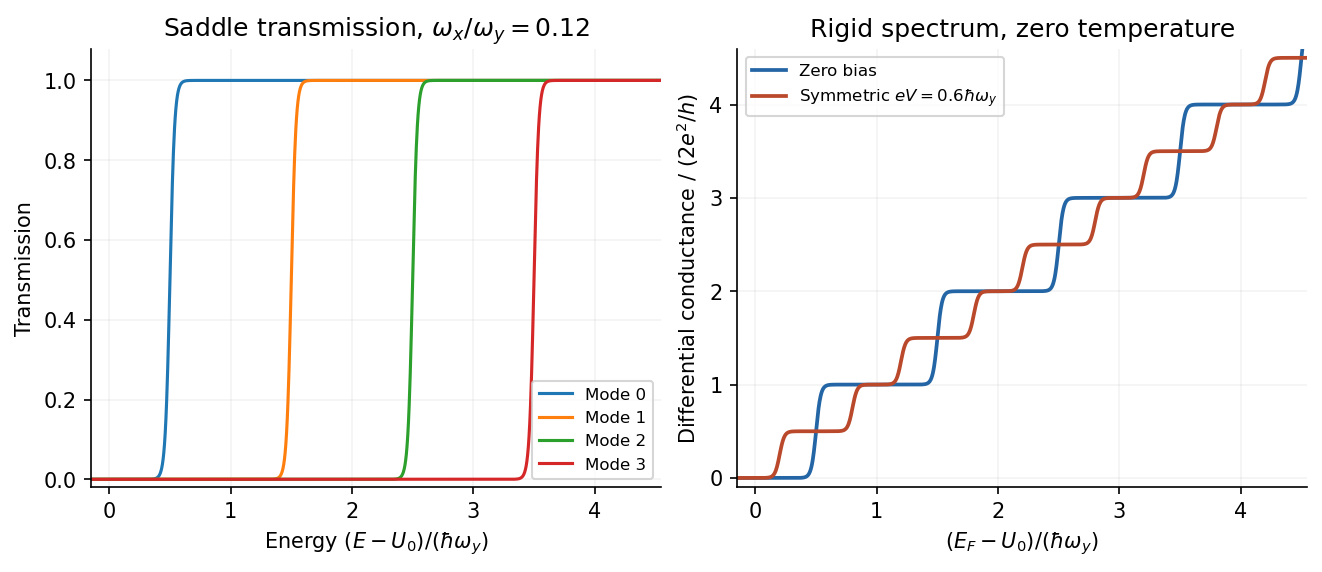

Recreate this plot in Python.
"""Original explanatory model/schematic; no source figure or data copied.
Tested with Python 3.14, NumPy 2.3.5 and Matplotlib 3.10.7.
Writes its same-basename PNG in the current working directory.
"""
from pathlib import Path
import numpy as np
import matplotlib
matplotlib.use("Agg")
import matplotlib.pyplot as plt
from matplotlib.patches import Rectangle,Circle,FancyArrowPatch
plt.rcParams.update({"font.size":10,"axes.spines.top":False,"axes.spines.right":False})

fig,axes=plt.subplots(1,2,figsize=(8.7,3.7),constrained_layout=True)
x=np.linspace(-.15,4.55,1600);tops=np.arange(5)+.5;wx=.12
trans=lambda e:1/(1+np.exp(np.clip(-2*np.pi*(np.asarray(e)[...,None]-tops)/wx,-700,700)))
t=trans(x)
for j in range(4):axes[0].plot(x,t[:,j],lw=1.5,label=rf"Mode {j}")
axes[0].set(xlim=(x[0],x[-1]),ylim=(-.02,1.08),xlabel=r"Energy $(E-U_0)/(\hbar\omega_y)$",ylabel="Transmission",title=r"Saddle transmission, $\omega_x/\omega_y=0.12$")
axes[0].legend(fontsize=8,loc="lower right")
for v,col,label in [(0,"#2466a5","Zero bias"),(.6,"#ba492c",r"Symmetric $eV=0.6\hbar\omega_y$")]:
    g=.5*np.sum(trans(x+v/2)+trans(x-v/2),axis=1)
    axes[1].plot(x,g,color=col,lw=1.8,label=label)
axes[1].set(xlim=(x[0],x[-1]),ylim=(-.1,4.6),xlabel=r"$(E_F-U_0)/(\hbar\omega_y)$",ylabel=r"Differential conductance / $(2e^2/h)$",title="Rigid spectrum, zero temperature")
axes[1].legend(fontsize=8,loc="upper left")
for ax in axes:ax.grid(alpha=.15)

fig.savefig(Path(__file__).stem+".png",dpi=150,facecolor="white",bbox_inches="tight")
plt.close(fig)
